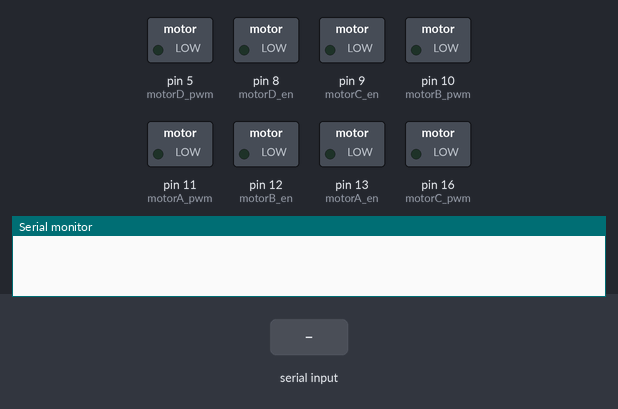
Bench run of a sketch on a simulated Arduino Uno, built with avr-gcc and run on an emulated ATmega328P. Shown: switched loads named in the sketch (green lamp = pin HIGH), the last lines printed to the serial monitor. The inputs (shaded band) are chosen by the test bench.

Above: at 1.2 s.
1.3 s: byte 70 ('F') received over Serial
At 1.6 s:
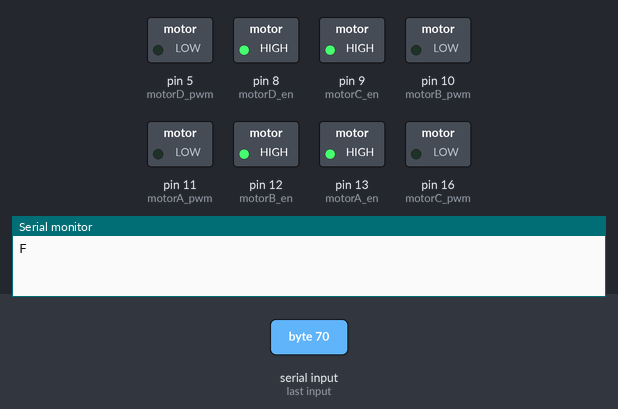
7.3 s: byte 83 ('S') received over Serial
At 8.6 s:
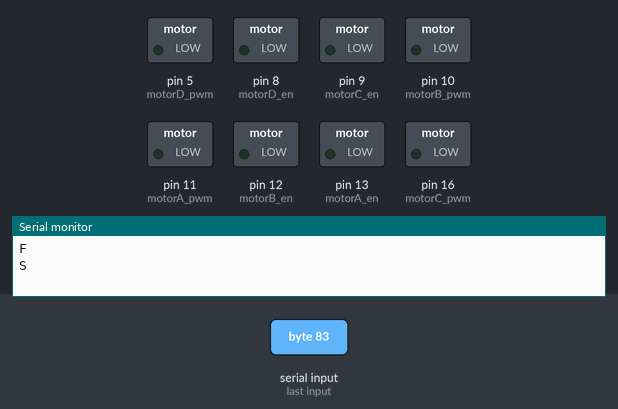
Timing chart, 0 to 9.8 s (numbered marks = the images above; inputs shaded):
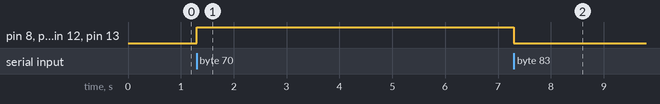

Measured:
- after the input at 1.3 s, pin 8 (motorD_en), pin 9 (motorC_en), pin 12 (motorB_en), pin 13 (motorA_en): LOW → HIGH at once
- after the input at 7.3 s, pin 8 (motorD_en), pin 9 (motorC_en), pin 12 (motorB_en), pin 13 (motorA_en): HIGH → LOW at once

The sketch:

soccer_bot.ino
```cpp
//Right motor: motorA_pwm-11(for right motors clockwise spin),
               //motorB_pwm-10(for right motors anti_clockwise spin),
               //motorA_en-13, motorB_en-12
//Left motor: motorC_pwm-6(for right motors clockwise spin),
              //motorD_pwm-5(for right motors anti_clockwise spin),
              //motorC_en-9, motorD_en-8


//for right motors pins, i can use #define mehtode
int motorA_en = 13;
int motorB_en = 12;
int motorA_pwm = 11;
int motorB_pwm = 10;

//for right motors pins, i can use #define mehtode
int motorC_en = 9;
int motorD_en = 8;
int motorC_pwm = 16;
int motorD_pwm = 5;

int speed ; // to control motor speed
char remote; //to recive bluetooth signal

//motors movement functions forward declare
void forward();
void backward();
void left();
void right();
void stop();


void setup()
{
    //Right motors pinmode set
    pinMode(motorA_en, OUTPUT);
    pinMode(motorB_en, OUTPUT);
    pinMode(motorA_pwm, OUTPUT);
    pinMode(motorB_pwm, OUTPUT);

    //Left motors pinmode set
    pinMode(motorC_en, OUTPUT);
    pinMode(motorD_en, OUTPUT);
    pinMode(motorC_pwm, OUTPUT);
    pinMode(motorD_pwm, OUTPUT);

    Serial.begin(9600);
}

void loop()
{
    //for control by blutooth
    if (Serial.available())
    {
        remote = Serial.read(); //to recive blutooth signal (S,F,B,L,R)

        //this if condition is for motor speed control,
        //bluetooth signal value for speed is (0-9)
        if (remote=='0' || remote=='1' || remote=='2' || remote=='3' || remote=='4' ||
            remote=='5' || remote=='6' || remote=='7' || remote=='8' || remote=='9')
        {
            int value = (int)remote; //typecasting == char value to int value from signal
            speed = value*28; // 255/9 = 28.333 so 0*28=0, 5*28=140, 9*28=252
        }

        //this all if condition for motors movement control
        if (remote=='F')
        {
            forward();
            Serial.print(remote);
        }
        if (remote=='B')
        {
            backward();
            Serial.print(remote);
        }
        if (remote=='R')
        {
            right();
            Serial.print(remote);
        }
        if (remote=='L')
        {
            left();
            Serial.print(remote);
        }
        if (remote=='S')
        {
            stop();
            Serial.print(remote);
        }

        Serial.println("");
    }

}

void forward(){

    //for right motors forward
    digitalWrite(motorA_en, HIGH);
    digitalWrite(motorB_en, HIGH);
    analogWrite(motorA_pwm, speed);
    analogWrite(motorB_pwm, 0);

    //for left motors forward
    digitalWrite(motorC_en, HIGH);
    digitalWrite(motorD_en, HIGH);
    analogWrite(motorC_pwm, speed);
    analogWrite(motorD_pwm, 0);
}

void backward(){

    //for right motors forward
    digitalWrite(motorA_en, HIGH);
    digitalWrite(motorB_en, HIGH);
    analogWrite(motorA_pwm, 0);
    analogWrite(motorB_pwm, speed);

    //for left motors forward
    digitalWrite(motorC_en, HIGH);
    digitalWrite(motorD_en, HIGH);
    analogWrite(motorC_pwm, 0);
    analogWrite(motorD_pwm, speed);
}

void left(){

    //for right motors forward
    digitalWrite(motorA_en, HIGH);
    digitalWrite(motorB_en, HIGH);
    analogWrite(motorA_pwm, speed);
    analogWrite(motorB_pwm, 0);

    //for left motors forward
    digitalWrite(motorC_en, HIGH);
    digitalWrite(motorD_en, HIGH);
    analogWrite(motorC_pwm, 0);
    analogWrite(motorD_pwm, speed);
}

void right(){

    //for right motors forward
    digitalWrite(motorA_en, HIGH);
    digitalWrite(motorB_en, HIGH);
    analogWrite(motorA_pwm, 0);
    analogWrite(motorB_pwm, speed);

    //for left motors forward
    digitalWrite(motorC_en, HIGH);
    digitalWrite(motorD_en, HIGH);
    analogWrite(motorC_pwm, speed);
    analogWrite(motorD_pwm, 0);
}

void stop(){

    //for right motors forward
    digitalWrite(motorA_en, LOW);
    digitalWrite(motorB_en, LOW);

    //for left motors forward
    digitalWrite(motorC_en, LOW);
    digitalWrite(motorD_en, LOW);
}
```
